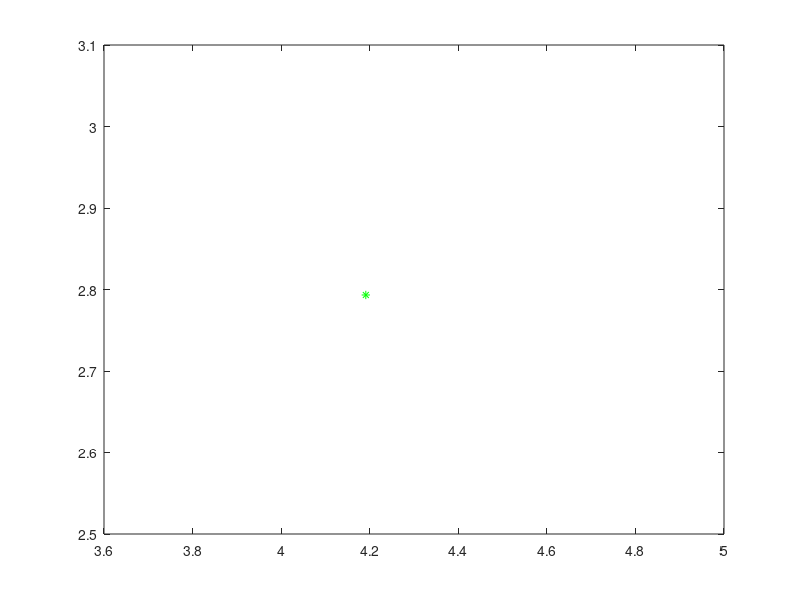

Write MATLAB code to recreate this figure. (Note: this script raises an error after producing the figure.)
% three points of interest
clc;
clear all;
load fisheriris

X = meas(51:100,3:4);
X=X';
Y=meas(101:150,3:4);
Y=Y';
P=0.5+(2.9-0.5).*rand(1);

Q=2.5+(7.5-2.5).*rand(1);
R=[Q,P];

R=R';

plot(R(1,1),R(2,1),'g*');




% 4 nearest neighbours to each point
I = nearestneighbour(R, X, 'NumberOfNeighbours', 1)
J=nearestneighbour(R, Y, 'NumberOfNeighbours', 1)
disp(J);
disp(I);

disp(X(:,I));
disp(Y(:,J));
disp(R)
a=(X(1,I)-R(1,1))*(X(1,I)-R(1,1));
b=(X(2,I)-R(2,1))*(X(2,I)-R(2,1));
c=sqrt(a+b);

e=(Y(1,J)-R(1,1))*(Y(1,J)-R(1,1));
f=(Y(2,J)-R(2,1))*(Y(2,J)-R(2,1));
d=sqrt(e+f);

I=I';
J=J';
hold on
plot(X(1,1), X(2, 1), 'r.','MarkerSize', 15);
plot(Y(1,1), Y(2, 1), 'b.','MarkerSize', 15)


for l=2 : 50
    
plot(X(1,l), X(2, l), 'r.','MarkerSize', 15);


end
for k=2 : 50
plot(Y(1,k), Y(2, k), 'b.','MarkerSize', 15)
end

if(c<d)
    q=d;
     disp('Predicted flower:virginia');
    acc=(((d-c)/q))*100;
    if(acc<50.00)
        acc=100.00-acc;
    end
   hold on
p1 = repmat(R(1,1),1,3);
p2 = repmat(R(2,1),1,3);

quiver(p1, p2, X(1, I(:, 1)) - p1, X(2, I(:, 1)) - p2, 0, 'k')
legend('point of interest','virginia','setosa','location','northwest');
hold off

else 
    w=c;
     disp('Predicted Flower:setosa');
    acc=(((c-d)/w))*100;
    if(acc<50.00)
        acc=100.00-acc;
    end
    hold on
p1 = repmat(R(1,1),1,3);
p2 = repmat(R(2,1),1,3);

quiver(p1, p2, Y(1, J(:, 1)) - p1, Y(2, J(:, 1)) - p2, 0, 'k')
legend('point of interest','virginia','setosa','location','northwest');
hold off
     
 end 
disp("Accuracy:"+acc+"%");
